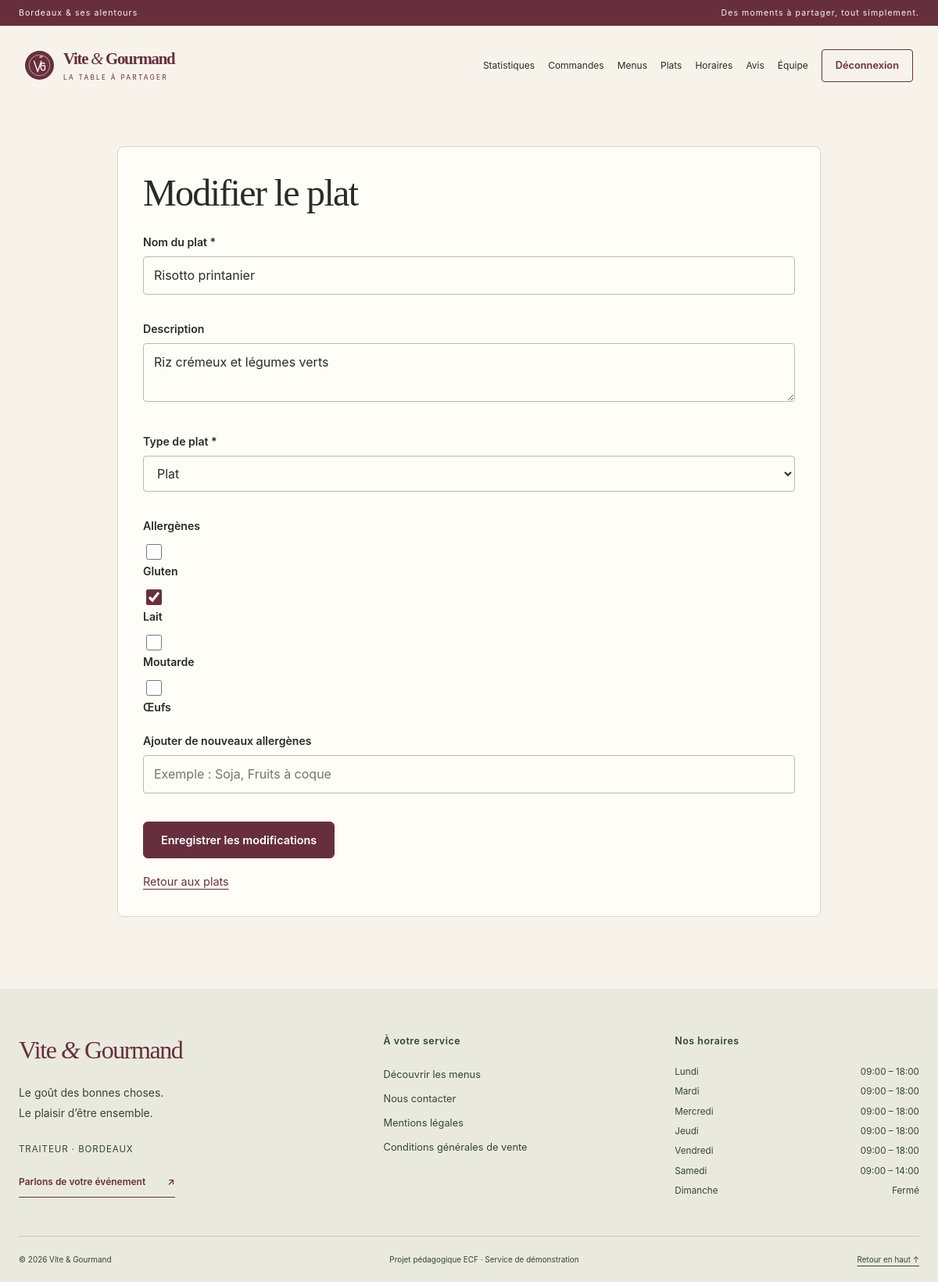
Page /modifier-plat.php?id=7 (signed in) on the committed database.
### tables this page shows
CREATE TABLE `plats` (
    `id` INT NOT NULL AUTO_INCREMENT,
    `nom` VARCHAR(255) NOT NULL,
    `description` TEXT DEFAULT NULL,
    `type_plat` VARCHAR(30) NOT NULL,

    PRIMARY KEY (`id`)
);

CREATE TABLE `allergenes` (
    `id` INT NOT NULL AUTO_INCREMENT,
    `nom` VARCHAR(100) NOT NULL,

    PRIMARY KEY (`id`),
    UNIQUE KEY `nom` (`nom`)
);

CREATE TABLE `horaires` (
    `id` INT NOT NULL AUTO_INCREMENT,
    `jour` VARCHAR(20) NOT NULL,
    `heure_ouverture` TIME DEFAULT NULL,
    `heure_fermeture` TIME DEFAULT NULL,
    `ferme` TINYINT(1) NOT NULL DEFAULT 0,

    PRIMARY KEY (`id`),
    UNIQUE KEY `jour` (`jour`)
);

### Config/security.php (called while the page is built, shortened)
<?php
function e(mixed $value): string
{
    return htmlspecialchars((string) $value, ENT_QUOTES | ENT_SUBSTITUTE, 'UTF-8');
}

### Public/modifier-plat.php (the view, shortened to what this page needs)
<?php
require_once __DIR__ . '/../Config/database.php';
$id = $_GET['id'] ?? null;
$id = (int) $id;
$sqlPlat = '
    SELECT *
    FROM plats
    WHERE id = :id
';
$stmtPlat = $pdo->prepare($sqlPlat);
$stmtPlat->execute([
    ':id' => $id
]);
$plat = $stmtPlat->fetch(PDO::FETCH_ASSOC);
$sqlAllergenes = '
    SELECT id, nom
    FROM allergenes
    ORDER BY nom ASC
';
$stmtAllergenes = $pdo->prepare(
    $sqlAllergenes
);
$stmtAllergenes->execute();
$allergenes = $stmtAllergenes->fetchAll(
    PDO::FETCH_ASSOC
);
$sqlSelection = '
    SELECT allergene_id
    FROM plat_allergene
    WHERE plat_id = :plat_id
';
$stmtSelection = $pdo->prepare(
    $sqlSelection
);
$stmtSelection->execute([
    ':plat_id' => $id
]);
$allergenesSelectionnes =
    $stmtSelection->fetchAll(
        PDO::FETCH_COLUMN
    );
$allergenesSelectionnes = array_map(
    'strval',
    $allergenesSelectionnes
);
?>
<?php require_once __DIR__ . '/../Templates/layout.php';
renderHeader('Modifier un plat'); ?>
<section class="content-panel">
    <h1>
        Modifier le plat
    </h1>
    <form method="POST">
        <label for="nom">
            Nom du plat *
        </label>
        <input
            type="text"
            id="nom"
            name="nom"
            value="<?= htmlspecialchars($plat['nom']) ?>"
            required
        >
        <label for="description">
            Description
        </label>
        <textarea
            id="description"
            name="description"
        ><?= htmlspecialchars($plat['description'] ?? '') ?></textarea>
        <label for="type_plat">
            Type de plat *
        </label>
        <select
            id="type_plat"
            name="type_plat"
            required
        >
            <option
                value="plat"
                <?php
if ($plat['type_plat'] === 'plat') {
    echo 'selected';
}
?>
            >
                Plat
            </option>
        </select>
        <label>
            Allergènes
        </label>
        <div class="allergenes">
            <?php foreach ($allergenes as $allergene): ?>
                <div class="allergene">
                    <input
                        type="checkbox"
                        id="allergene-<?= (int) $allergene['id'] ?>"
                        name="allergenes[]"
                        value="<?= (int) $allergene['id'] ?>"
                        <?php
                if (
                    in_array(
                        (string) $allergene['id'],
                        $allergenesSelectionnes,
                        true
                    )
                ) {
                    echo 'checked';
                }
                ?>
                    >
                    <label
                        for="allergene-<?= (int) $allergene['id'] ?>"
                    >
                        <?= htmlspecialchars($allergene['nom']) ?>
                    </label>
                </div>
            <?php endforeach; ?>
        </div>
        <label for="nouveaux_allergenes">
            Ajouter de nouveaux allergènes
        </label>
        <input
            type="text"
            id="nouveaux_allergenes"
            name="nouveaux_allergenes"
            placeholder="Exemple : Soja, Fruits à coque"
        >
        <button type="submit">
            Enregistrer les modifications
        </button>
    </form>
    <a
        class="retour"
        href="admin-plats.php"
    >
        Retour aux plats
    </a>
</section>
<?php renderFooter($pdo); ?>

### Templates/layout.php (shortened to what this page needs)
<?php
require_once __DIR__ . '/../Config/security.php';
function renderHeader(string $title): void
{
    $role = $_SESSION['role'] ?? '';
    $staff = in_array($role, ['admin', 'employe'], true);
    $links = $staff
        ? ['admin-commandes.php' => 'Commandes', 'admin-menus.php' => 'Menus', 'admin-plats.php' => 'Plats', 'admin-horaires.php' => 'Horaires', 'admin-avis.php' => 'Avis']
        : ['index.php' => 'Accueil', 'menus.php' => 'Nos menus'];
    if ($role === 'admin') {
        $links = ['admin-statistiques.php' => 'Statistiques'] + $links + ['admin-employes.php' => 'Équipe'];
    } elseif ($role === 'utilisateur') {
        $links += ['mes-commandes.php' => 'Mes commandes', 'mon-profil.php' => 'Mon profil'];
    }
    $current = basename($_SERVER['SCRIPT_NAME'] ?? '');
    ?>
<!DOCTYPE html>
<html lang="fr">
<head>
    <link rel="stylesheet" href="style.css?v=<?= filemtime(__DIR__ . '/../Public/style.css') ?>">
</head>
<body class="<?= $staff ? 'staff-page' : 'public-page' ?>">
<div class="announcement">
    <span>Bordeaux & ses alentours</span>
    <span>Des moments à partager, tout simplement.</span>
</div>
<header class="site-header">
    <a class="brand" href="index.php" aria-label="Vite et Gourmand, accueil">
        <img src="assets/images/embleme.svg" alt="" width="45" height="45">
        <span>Vite <i>&</i> Gourmand<small>LA TABLE À PARTAGER</small></span>
    </a>
    <nav id="main-navigation" class="navbar-links" aria-label="Navigation principale">
        <?php foreach ($links as $href => $label): ?>
            <a href="<?= e($href) ?>" <?= $current === $href ? 'aria-current="page"' : '' ?>><?= e($label) ?></a>
        <?php endforeach; ?>
        <?php if (isset($_SESSION['user_id'])): ?>
            <form method="post" action="logout.php" class="logout-form">
                <button class="nav-account" type="submit">Déconnexion</button>
            </form>
        <?php else: ?>
            <a class="nav-account" href="login.php" <?= $current === 'login.php' ? 'aria-current="page"' : '' ?>>Mon espace <span aria-hidden="true">↗</span></a>
        <?php endif; ?>
    </nav>
</header>
<main id="main-content" class="page-shell">
<?php
}
function renderFooter(PDO $pdo): void
{
    $rows = $pdo->query('SELECT jour, heure_ouverture, heure_fermeture, ferme FROM horaires')->fetchAll(PDO::FETCH_ASSOC);
    $horaires = [];
    foreach ($rows as $row) {
        $horaires[strtolower($row['jour'])] = $row;
    }
    ?>
</main>
<footer class="site-footer">
    <div class="footer-grid">
        <div class="footer-intro">
            <a class="footer-brand" href="index.php">Vite <i>&</i> Gourmand</a>
            <p>Le goût des bonnes choses.<br>Le plaisir d’être ensemble.</p>
            <p class="footer-location">Traiteur · Bordeaux</p>
            <a href="contact.php" class="text-link">Parlons de votre événement <span aria-hidden="true">↗</span></a>
        </div>
        <div>
            <h2>À votre service</h2>
            <ul class="footer-links">
                <li><a href="menus.php">Découvrir les menus</a></li>
                <li><a href="contact.php">Nous contacter</a></li>
                <li><a href="mentions-legales.php">Mentions légales</a></li>
                <li><a href="cgv.php">Conditions générales de vente</a></li>
            </ul>
        </div>
        <div>
            <h2>Nos horaires</h2>
            <dl class="opening-hours">
                <?php foreach (['Lundi', 'Mardi', 'Mercredi', 'Jeudi', 'Vendredi', 'Samedi', 'Dimanche'] as $jour): $h = $horaires[strtolower($jour)] ?? null; ?>
                    <div>
                        <dt><?= $jour ?></dt>
                        <dd>
                            <?php if (!$h): ?>
                                Non renseigné
                            <?php elseif ((int) $h['ferme'] === 1): ?>
                                Fermé
                            <?php else: ?>
                                <?= e(substr((string) $h['heure_ouverture'], 0, 5)) ?> – <?= e(substr((string) $h['heure_fermeture'], 0, 5)) ?>
                            <?php endif; ?>
                        </dd>
                    </div>
                <?php endforeach; ?>
            </dl>
        </div>
    </div>
    <div class="footer-bottom">
        <span>© <?= date('Y') ?> Vite & Gourmand</span>
        <span>Projet pédagogique ECF · Service de démonstration</span>
        <a href="#main-content">Retour en haut ↑</a>
    </div>
</footer>
</body>
</html>
<?php
}

### rows in the picture
plats: nom "Risotto printanier", description "Riz crémeux et légumes verts", type_plat "Plat"
allergenes: nom "Gluten"
allergenes: id "☑", nom "Lait"
allergenes: nom "Moutarde"
allergenes: nom "Œufs"
horaires: jour "Lundi", heure_ouverture "09:00", heure_fermeture "18:00"
horaires: jour "Mardi", heure_ouverture "09:00", heure_fermeture "18:00"
horaires: jour "Mercredi", heure_ouverture "09:00", heure_fermeture "18:00"
horaires: jour "Jeudi", heure_ouverture "09:00", heure_fermeture "18:00"
horaires: jour "Vendredi", heure_ouverture "09:00", heure_fermeture "18:00"
horaires: jour "Samedi", heure_ouverture "09:00", heure_fermeture "14:00"

### other values in the picture
$label "Statistiques"
$label "Commandes"
$label "Menus"
$label "Plats"
$label "Horaires"
$label "Avis"
$label "Équipe"
$jour "Dimanche"
